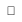
<?xml version="1.0" encoding="UTF-8"?>
<ui version="4.0">
 <class>moveArea</class>
 <widget class="QWidget" name="moveArea">
  <property name="geometry">
   <rect>
    <x>0</x>
    <y>0</y>
    <width>22</width>
    <height>22</height>
   </rect>
  </property>
  <property name="sizePolicy">
   <sizepolicy hsizetype="Expanding" vsizetype="Expanding">
    <horstretch>0</horstretch>
    <verstretch>0</verstretch>
   </sizepolicy>
  </property>
  <property name="minimumSize">
   <size>
    <width>22</width>
    <height>22</height>
   </size>
  </property>
  <property name="maximumSize">
   <size>
    <width>22</width>
    <height>22</height>
   </size>
  </property>
  <property name="cursor">
   <cursorShape>SizeAllCursor</cursorShape>
  </property>
  <property name="windowTitle">
   <string>Form</string>
  </property>
  <property name="styleSheet">
   <string notr="true">background-color: rgba(255, 255, 255, 0);
border-radius:11px;
border:0px;</string>
  </property>
  <layout class="QVBoxLayout" name="verticalLayout">
   <property name="spacing">
    <number>0</number>
   </property>
   <property name="leftMargin">
    <number>0</number>
   </property>
   <property name="topMargin">
    <number>0</number>
   </property>
   <property name="rightMargin">
    <number>0</number>
   </property>
   <property name="bottomMargin">
    <number>0</number>
   </property>
   <item>
    <widget class="QLabel" name="label">
     <property name="sizePolicy">
      <sizepolicy hsizetype="Preferred" vsizetype="Preferred">
       <horstretch>22</horstretch>
       <verstretch>22</verstretch>
      </sizepolicy>
     </property>
     <property name="minimumSize">
      <size>
       <width>22</width>
       <height>22</height>
      </size>
     </property>
     <property name="maximumSize">
      <size>
       <width>22</width>
       <height>22</height>
      </size>
     </property>
     <property name="styleSheet">
      <string notr="true">background-color: rgba(255, 255, 255, 0.6);
border-radius:0px;</string>
     </property>
     <property name="text">
      <string>🗻</string>
     </property>
     <property name="alignment">
      <set>Qt::AlignCenter</set>
     </property>
    </widget>
   </item>
  </layout>
 </widget>
 <resources/>
 <connections/>
</ui>
